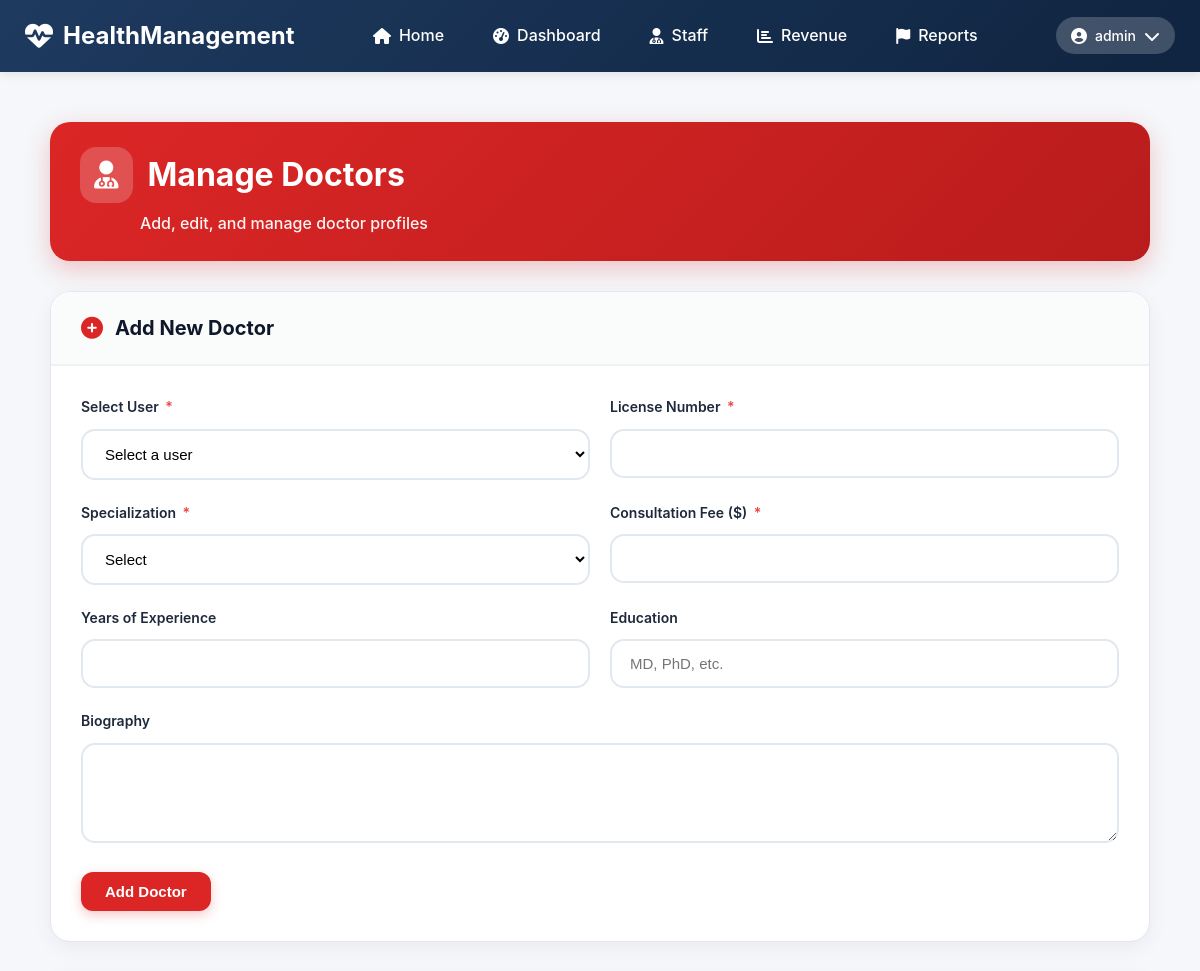
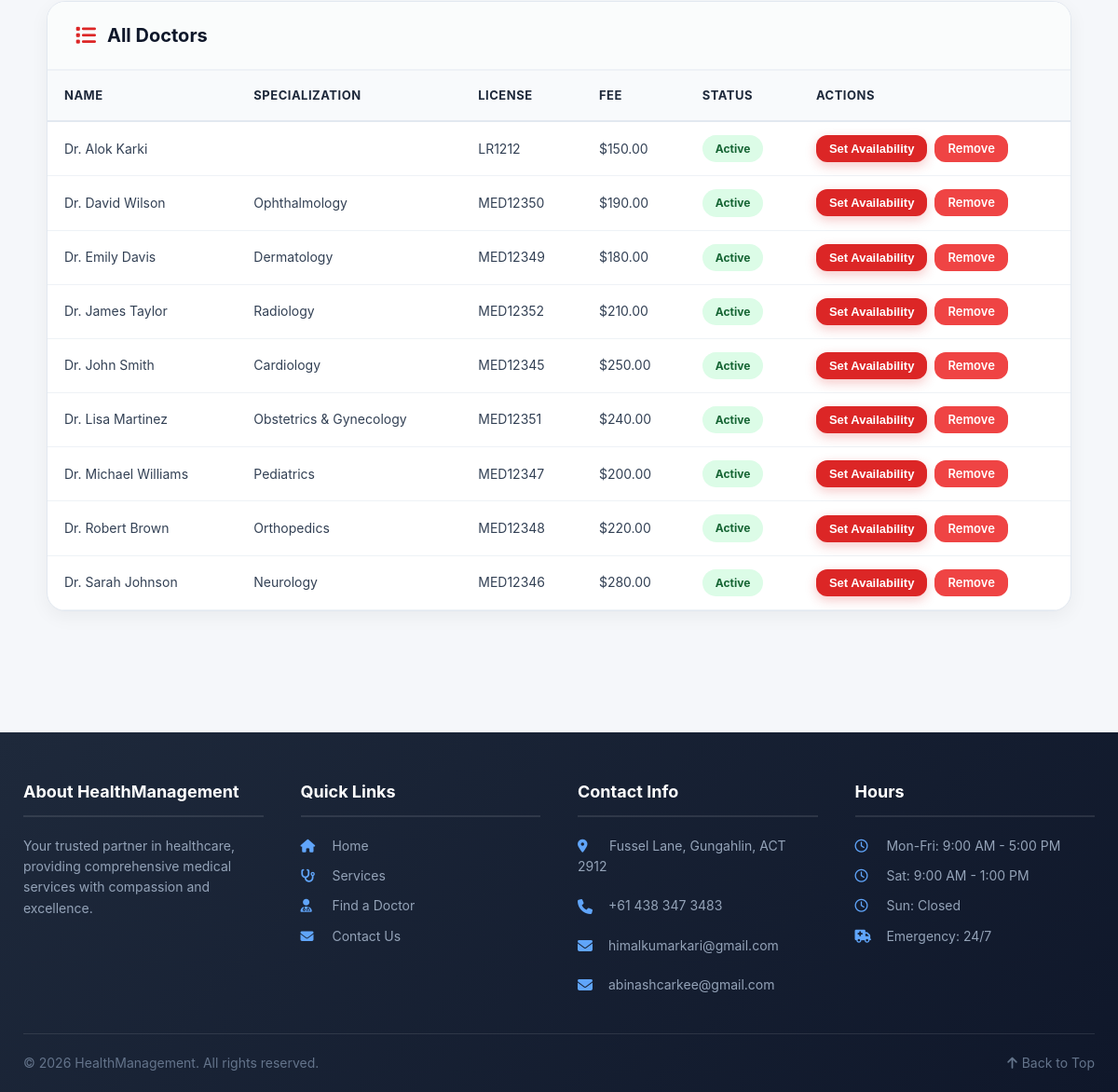
The app's page /admin/doctors.php (signed in) with its own data (2 pictures, top to bottom).
### tables this page shows
CREATE TABLE `doctors` (
  `doctorId` int(11) NOT NULL,
  `staffId` int(11) NOT NULL,
  `specialization` varchar(100) DEFAULT NULL,
  `consultationFee` decimal(10,2) DEFAULT NULL,
  `yearsOfExperience` int(11) DEFAULT NULL,
  `education` text DEFAULT NULL,
  `biography` text DEFAULT NULL,
  `isAvailable` tinyint(1) DEFAULT 1
);

CREATE TABLE `users` (
  `userId` int(11) NOT NULL,
  `username` varchar(50) NOT NULL,
  `passwordHash` varchar(255) NOT NULL,
  `email` varchar(100) NOT NULL,
  `firstName` varchar(50) NOT NULL,
  `lastName` varchar(50) NOT NULL,
  `phoneNumber` varchar(20) DEFAULT NULL,
  `role` enum('patient','staff','nurse','doctor','admin','accountant') DEFAULT 'patient',
  `isVerified` tinyint(1) DEFAULT 0,
  `verificationCode` varchar(64) DEFAULT NULL,
  `resetToken` varchar(64) DEFAULT NULL,
  `resetExpiry` datetime DEFAULT NULL,
  `dateCreated` datetime DEFAULT current_timestamp(),
  `lastLogin` datetime DEFAULT NULL
);

CREATE TABLE `staff` (
  `staffId` int(11) NOT NULL,
  `userId` int(11) NOT NULL,
  `licenseNumber` varchar(50) DEFAULT NULL,
  `hireDate` date DEFAULT NULL,
  `department` varchar(100) DEFAULT NULL,
  `position` varchar(100) DEFAULT NULL,
  `createdAt` datetime DEFAULT current_timestamp(),
  `updatedAt` datetime DEFAULT current_timestamp() ON UPDATE current_timestamp()
);

### admin/doctors.php (the view, shortened to what this page needs)
<?php
require_once '../includes/config.php';
$extraCSS = '<link rel="stylesheet" href="../css/admin.css">';
include '../includes/header.php';
$doctors = $pdo->query("
    SELECT d.*, u.firstName, u.lastName, u.email, u.phoneNumber, s.licenseNumber, s.hireDate
    FROM doctors d
    JOIN staff s ON d.staffId = s.staffId
    JOIN users u ON s.userId = u.userId
    ORDER BY u.firstName
")->fetchAll();
?>
<div class="admin-container">
    <div class="admin-page-header">
        <div class="header-title">
            <h1><i class="fas fa-user-md"></i> Manage Doctors</h1>
            <p>Add, edit, and manage doctor profiles</p>
        </div>
    </div>
    <div class="admin-card">
        <div class="admin-card-header">
            <h3><i class="fas fa-plus-circle"></i> Add New Doctor</h3>
        </div>
        <div class="admin-card-body">
            <form method="POST">
                <div class="admin-form-row">
                    <div class="admin-form-group">
                        <label>Select User <span class="required">*</span></label>
                        <select name="user_id" class="admin-form-control" required>
                            <option value="">Select a user</option>
                        </select>
                    </div>
                    <div class="admin-form-group">
                        <label>License Number <span class="required">*</span></label>
                        <input type="text" name="license_number" class="admin-form-control" required>
                    </div>
                </div>
                <div class="admin-form-row">
                    <div class="admin-form-group">
                        <label>Specialization <span class="required">*</span></label>
                        <select name="specialization" class="admin-form-control" required>
                            <option value="">Select</option>
                        </select>
                    </div>
                    <div class="admin-form-group">
                        <label>Consultation Fee ($) <span class="required">*</span></label>
                        <input type="number" name="consultation_fee" class="admin-form-control" step="10" required>
                    </div>
                </div>
                <div class="admin-form-row">
                    <div class="admin-form-group">
                        <label>Years of Experience</label>
                        <input type="number" name="years_of_experience" class="admin-form-control">
                    </div>
                    <div class="admin-form-group">
                        <label>Education</label>
                        <input type="text" name="education" class="admin-form-control" placeholder="MD, PhD, etc.">
                    </div>
                </div>
                <div class="admin-form-group">
                    <label>Biography</label>
                    <textarea name="biography" rows="3" class="admin-form-control"></textarea>
                </div>
                <button type="submit" name="add_doctor" class="admin-btn admin-btn-primary">Add Doctor</button>
            </form>
        </div>
    </div>
    <div class="admin-card">
        <div class="admin-card-header">
            <h3><i class="fas fa-list"></i> All Doctors</h3>
        </div>
        <div class="admin-table-responsive">
            <table class="admin-data-table">
                <thead>
                    <tr>
                        <th>Name</th>
                        <th>Specialization</th>
                        <th>License</th>
                        <th>Fee</th>
                        <th>Status</th>
                        <th>Actions</th>
                    </tr>
                </thead>
                <tbody>
                    <?php foreach ($doctors as $doctor): ?>
                        <tr>
                            <td data-label="Name">Dr. <?php echo htmlspecialchars($doctor['firstName'].' '.$doctor['lastName']); ?></td>
                            <td data-label="Specialization"><?php echo htmlspecialchars($doctor['specialization']); ?></td>
                            <td data-label="License"><?php echo htmlspecialchars($doctor['licenseNumber']); ?></td>
                            <td data-label="Fee">$<?php echo number_format($doctor['consultationFee'], 2); ?></td>
                            <td data-label="Status">
                                <span class="admin-status-badge <?php echo $doctor['isAvailable'] ? 'admin-status-active' : 'admin-status-cancelled'; ?>">
                                    <?php echo $doctor['isAvailable'] ? 'Active' : 'Inactive'; ?>
                                </span>
                            </td>
                            <td data-label="Actions">
                                <div class="admin-action-buttons">
                                    <button class="admin-btn admin-btn-primary admin-btn-sm" onclick="openModal('availabilityModal'); document.getElementById('avail_doctor_id').value=<?php echo $doctor['doctorId']; ?>;">Set Availability</button>
                                    <a href="?delete=<?php echo $doctor['doctorId']; ?>" class="admin-btn admin-btn-danger admin-btn-sm" onclick="return confirm('Remove doctor?')">Remove</a>
                                </div>
                            </td>
                        </tr>
                    <?php endforeach; ?>
                </tbody>
            </table>
        </div>
    </div>
</div>
<?php include '../includes/footer.php'; ?>

### css/style.css (style rules this page uses)
* { margin: 0; padding: 0; box-sizing: border-box; }
body { font-family: -apple-system, BlinkMacSystemFont, 'Segoe UI', Roboto, 'Helvetica Neue', Arial, sans-serif; line-height: 1.6; color: #333; background-color: #f5f7fa; }
.page-header h1 , .dashboard-header h1, .page-title, h1 { font-weight: 700 !important; text-shadow: none !important; }

### css/admin.css (style rules this page uses)
.admin-container { max-width: 1400px; margin: 0 auto; padding: 30px 25px; background: #f5f7fa; min-height: 100vh; }
.admin-page-header { display: flex; justify-content: space-between; align-items: center; margin-bottom: 30px; padding: 25px 30px; background: linear-gradient(135deg, #dc2626 0%, #b91c1c 100%); border-radius: 20px; color: white; box-shadow: 0 8px 25px rgba(220, 38, 38, 0.25); flex-wrap: wrap; gap: 20px; }
.admin-page-header .header-title h1 { margin: 0 0 8px 0; font-size: 32px; font-weight: 700; color: white; display: flex; align-items: center; gap: 15px; }
.admin-page-header .header-title h1 i { background: rgba(255, 255, 255, 0.2); padding: 14px; border-radius: 16px; font-size: 28px; }
.admin-page-header .header-title p { margin: 0 0 0 60px; font-size: 16px; font-weight: 500; color: rgba(255, 255, 255, 0.95); }
.admin-card { background: white; border-radius: 20px; box-shadow: 0 6px 20px rgba(0, 0, 0, 0.05); margin-bottom: 30px; overflow: hidden; border: 1px solid #e2e8f0; }
.admin-card-header { padding: 20px 30px; border-bottom: 2px solid #eef2f6; background: #fafcfc; display: flex; justify-content: space-between; align-items: center; flex-wrap: wrap; gap: 15px; }
.admin-card-header h3 { margin: 0; font-size: 20px; font-weight: 700; color: #0f172a; display: flex; align-items: center; gap: 12px; }
.admin-card-header h3 i { color: #dc2626; font-size: 22px; }
.admin-card-body { padding: 30px; }
.admin-table-responsive { overflow-x: auto; }
.admin-data-table { width: 100%; border-collapse: collapse; }
.admin-data-table th { padding: 16px 18px; text-align: left; background: #f8fafc; font-weight: 700; color: #1e293b; font-size: 13px; text-transform: uppercase; letter-spacing: 0.5px; border-bottom: 2px solid #e2e8f0; white-space: nowrap; }
.admin-data-table td { padding: 14px 18px; border-bottom: 1px solid #eef2f6; color: #334155; font-size: 14px; }
.admin-status-badge { display: inline-block; padding: 5px 14px; border-radius: 40px; font-size: 12px; font-weight: 700; text-transform: capitalize; }
.admin-status-active { background: #dcfce7; color: #166534; }
.admin-btn { display: inline-flex; align-items: center; gap: 8px; padding: 12px 24px; border-radius: 12px; font-size: 15px; font-weight: 600; text-decoration: none; transition: all 0.2s ease; cursor: pointer; border: none; line-height: 1; }
.admin-btn-primary { background: #dc2626; color: white; box-shadow: 0 4px 12px rgba(220, 38, 38, 0.25); }
.admin-btn-danger { background: #ef4444; color: white; }
.admin-btn-sm { padding: 8px 14px; font-size: 13px; }
.admin-form-group { margin-bottom: 22px; }
.admin-form-group label { display: block; margin-bottom: 10px; font-weight: 600; color: #1e293b; font-size: 14px; }
.admin-form-group .required { color: #ef4444; margin-left: 3px; }
.admin-form-control { width: 100%; padding: 14px 18px; border: 2px solid #e2e8f0; border-radius: 14px; font-size: 15px; background: white; transition: all 0.2s; }
.admin-form-row { display: grid; grid-template-columns: 1fr 1fr; gap: 20px; }
textarea.admin-form-control { resize: vertical; min-height: 100px; }
.admin-action-buttons { display: flex; gap: 8px; flex-wrap: wrap; }
.admin-btn { cursor: pointer !important; pointer-events: auto !important; position: relative; z-index: 1; }
.admin-action-buttons .admin-btn { cursor: pointer !important; }

### records on screen
doctors: users.firstName+lastName "Alok Karki", staffId.licenseNumber "LR1212", consultationFee "150.00", isAvailable "Active", $doctor['doctorId'] 11 (drawn)
doctors: users.firstName+lastName "David Wilson", specialization "Ophthalmology", staffId.licenseNumber "MED12350", consultationFee "190.00", isAvailable "Active", $doctor['doctorId'] 7 (drawn)
doctors: users.firstName+lastName "Emily Davis", specialization "Dermatology", staffId.licenseNumber "MED12349", consultationFee "180.00", isAvailable "Active", $doctor['doctorId'] 6 (drawn)
doctors: users.firstName+lastName "James Taylor", specialization "Radiology", staffId.licenseNumber "MED12352", consultationFee "210.00", isAvailable "Active", $doctor['doctorId'] 9 (drawn)
doctors: users.firstName+lastName "John Smith", specialization "Cardiology", staffId.licenseNumber "MED12345", consultationFee "250.00", isAvailable "Active", $doctor['doctorId'] 2 (drawn)
doctors: users.firstName+lastName "Lisa Martinez", specialization "Obstetrics & Gynecology", staffId.licenseNumber "MED12351", consultationFee "240.00", isAvailable "Active", $doctor['doctorId'] 8 (drawn)
doctors: users.firstName+lastName "Michael Williams", specialization "Pediatrics", staffId.licenseNumber "MED12347", consultationFee "200.00", isAvailable "Active", $doctor['doctorId'] 4 (drawn)
doctors: users.firstName+lastName "Robert Brown", specialization "Orthopedics", staffId.licenseNumber "MED12348", consultationFee "220.00", isAvailable "Active", $doctor['doctorId'] 5 (drawn)
doctors: users.firstName+lastName "Sarah Johnson", specialization "Neurology", staffId.licenseNumber "MED12346", consultationFee "280.00", isAvailable "Active", $doctor['doctorId'] 3 (drawn)

### other values on screen
$_SESSION['username'] "admin"
